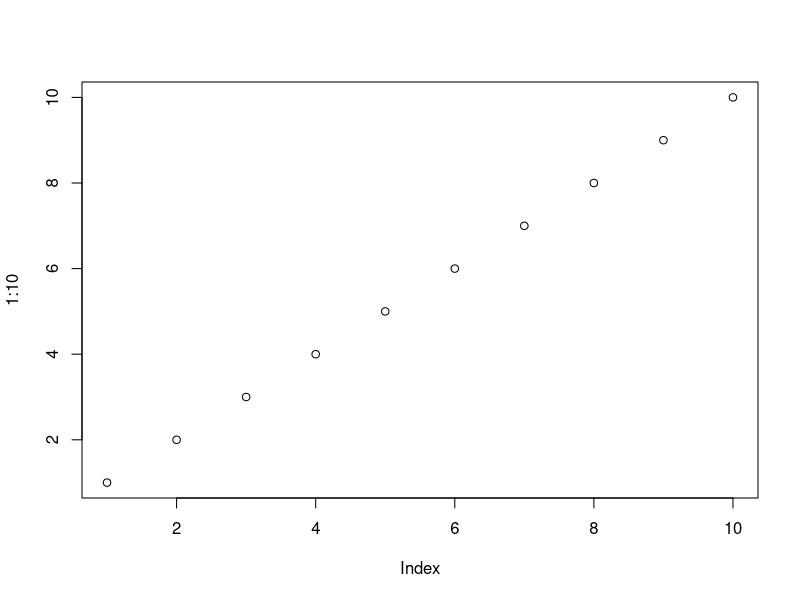
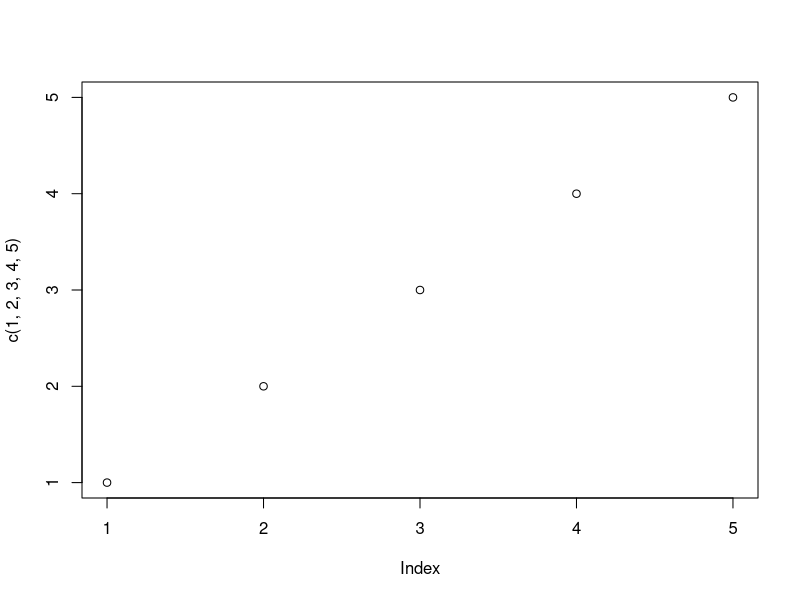

The R source for these figures, in order:
## ---- chunk 1
plot(1:10)
cat("hello cats and dogs hello hello")
plot(c(1,2,3,4,5))
